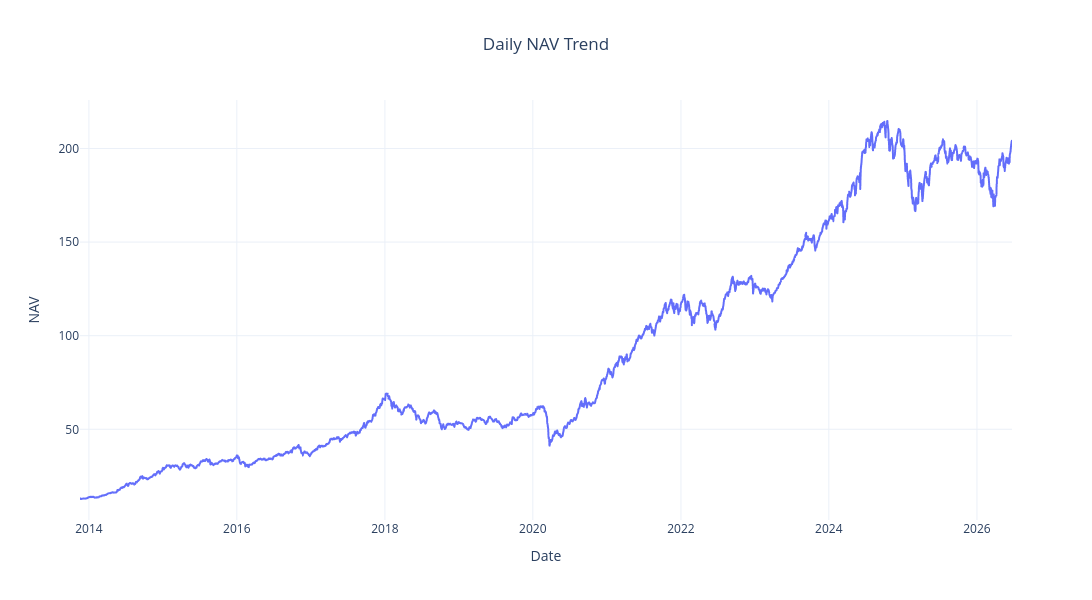

Notebook source saved alongside this figure:
### Code cell
# Daily NAV Trend

fig_daily = px.line(
    nav_df,
    x="date",
    y="nav",
    title="Daily NAV Trend"
)

fig_daily.update_layout(
    template="plotly_white",
    title_x=0.5,
    width=1200,
    height=600,
    xaxis_title="Date",
    yaxis_title="NAV"
)

fig_daily.show()

### Figure 1 — Plotly figure (JSON) as saved in the notebook; plotly's stock layout.template omitted (floating-point values rounded to 4 significant figures; data arrays with more than 128 entries replaced by an {"elided": "..."} marker saying what was removed)
{"data": [{"hovertemplate": "date=%{x}<br>nav=%{y}<extra></extra>", "legendgroup": "", "line": {"color": "#636efa", "dash": "solid"}, "marker": {"symbol": "circle"}, "mode": "lines", "name": "", "showlegend": false, "type": "scattergl", "x": {"elided": "3107 str values"}, "xaxis": "x", "y": {"elided": "3107 float values"}, "yaxis": "y"}], "layout": {"height": 600, "legend": {"tracegroupgap": 0}, "title": {"text": "Daily NAV Trend", "x": 0.5}, "width": 1200, "xaxis": {"anchor": "y", "domain": [0, 1], "title": {"text": "Date"}}, "yaxis": {"anchor": "x", "domain": [0, 1], "title": {"text": "NAV"}}}}
